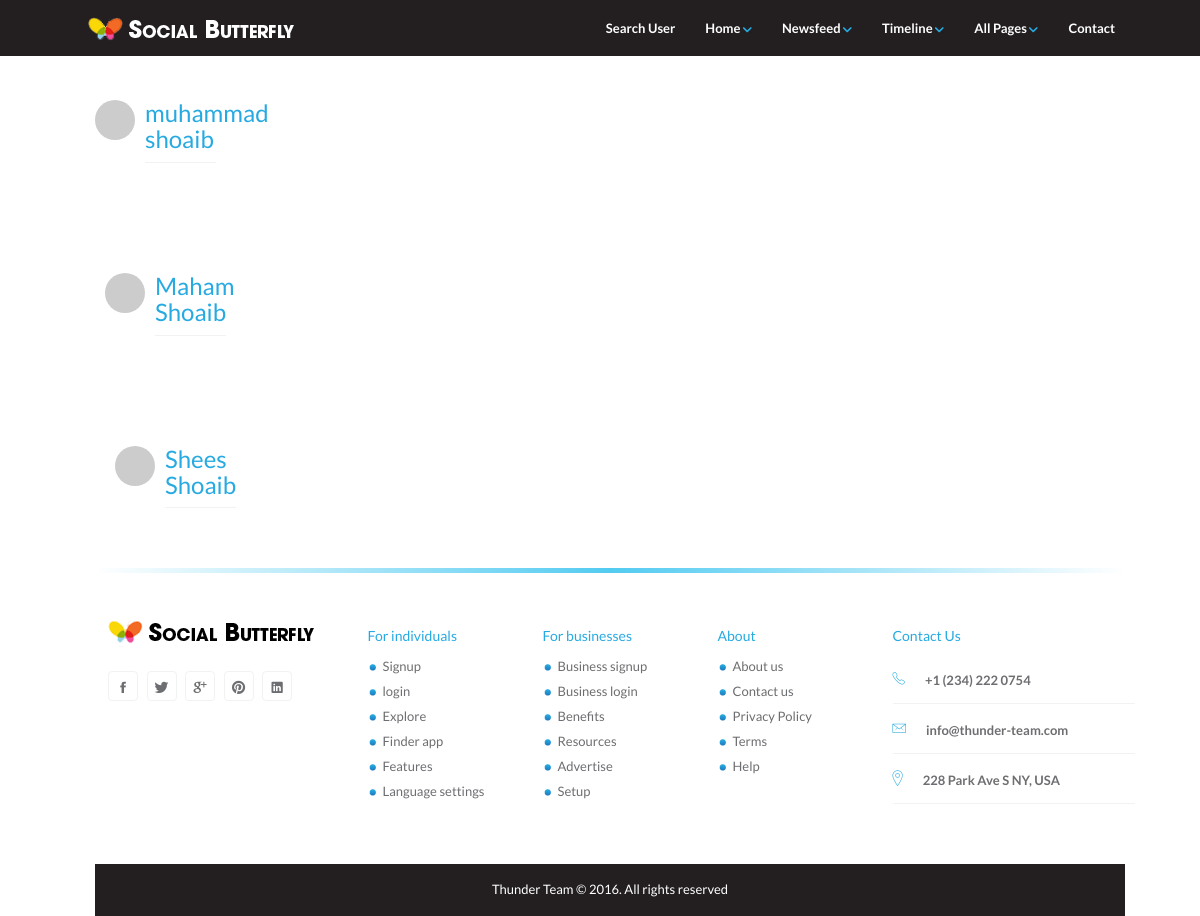
The page /Search.php (signed in) on the database as committed earlier.
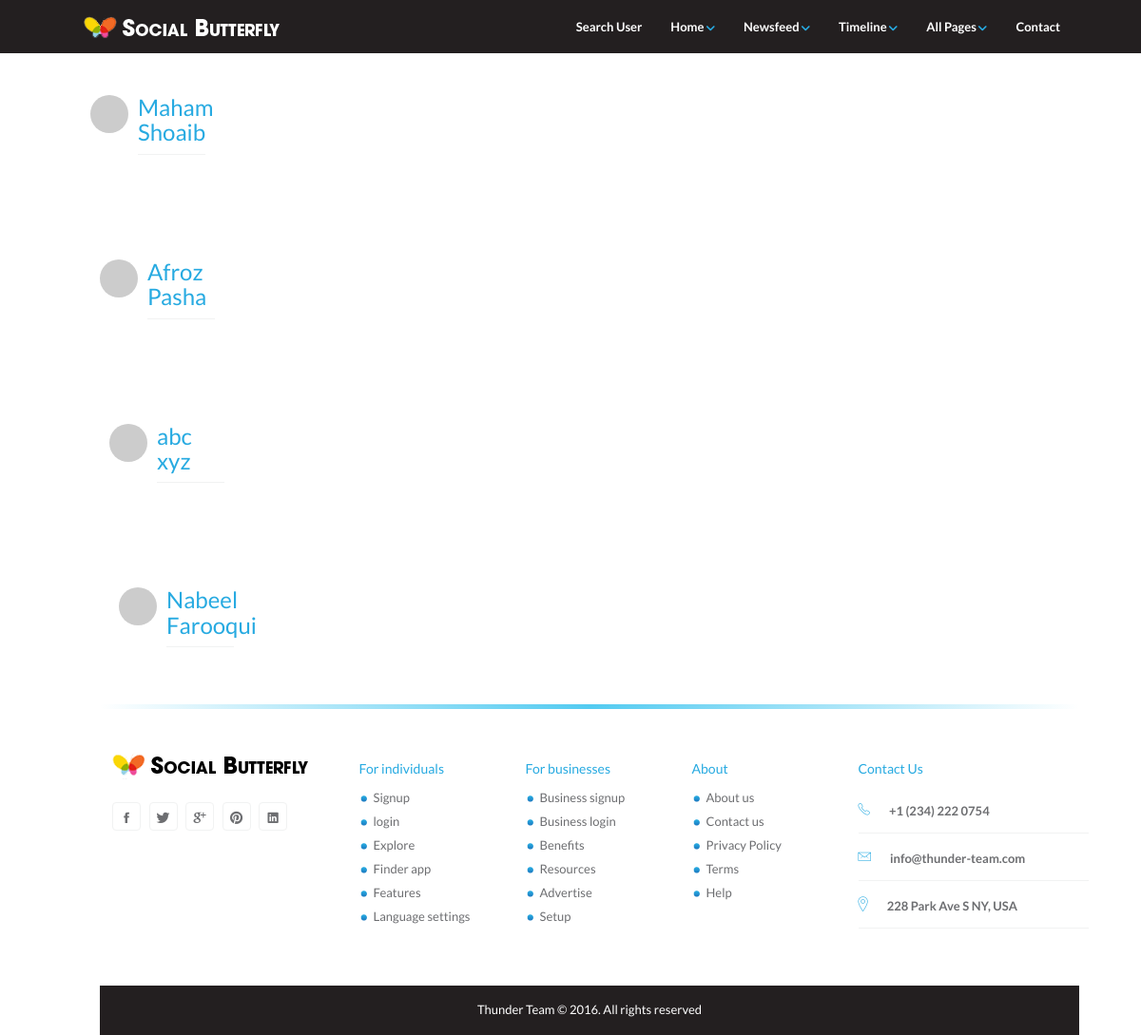
The same page on the database as committed later.
### tables this page shows
CREATE TABLE IF NOT EXISTS `users` (
`id` int(10) NOT NULL,
  `fname` varchar(50) NOT NULL,
  `lname` varchar(50) NOT NULL,
  `email` varchar(50) NOT NULL,
  `pass` varchar(20) NOT NULL,
  `dob` text NOT NULL,
  `city` varchar(20) NOT NULL,
  `country` varchar(20) NOT NULL,
  `gender` char(1) NOT NULL,
  `image` text NOT NULL,
  `info` longtext NOT NULL,
  `timestamp` timestamp NOT NULL DEFAULT CURRENT_TIMESTAMP
);

### Search.php (the view, shortened to what this page needs)
<?php
include 'header.php';
include 'scripts/DbConnect.php';
    if(!isset($_SESSION['kuchBhi']))
    {
        echo "<script>alert('Login Required !');location.href = 'index-register.php'</script>";
    }
    else{
$email = $_SESSION['kuchBhi'];
$sel = "SELECT * FROM users WHERE email = '$email'";
$ex_sel = $con->query($sel);
$data = mysqli_fetch_array($ex_sel);
$userid = $data['id'];
$gett = "SELECT * FROM users WHERE id!='$userid' ";
$query = mysqli_query($con, $gett) or die('error');
while ($row = mysqli_fetch_array($query, MYSQLI_ASSOC)) {
$Recname = $row['fname'] . " " . $row['lname'];
$receiverId = $row['id'];
?>
<div class="container">
    <div class="timeline">
        <div id="page-contents">
            <div class="row">
                <div class="col-md-3">
                    <div class="col-md-7">
                        <div class="follow-user">
                            <img src="http://placehold.it/300x300" alt="" class="profile-photo-sm pull-left"/>
                            <div>
                                <h3><a href="FriendTL.php?uid=<?php echo $receiverId ; ?>"><?php echo "$Recname"; ?></a>
                                </h3>
                            </div>
                        </div>
                    </div>
                </div>
            </div>
        </div>
    </div>
    <?php
    }
    }
?>
</div>
<?php
include 'footer.php';
?>

Rows that differ between the two databases and show on the page:
removed users: Recname "muhammad shoaib"
removed users: Recname "Shees Shoaib"
added users: Recname "Afroz Pasha"
added users: Recname "abc xyz"
added users: Recname "Nabeel Farooqui"
